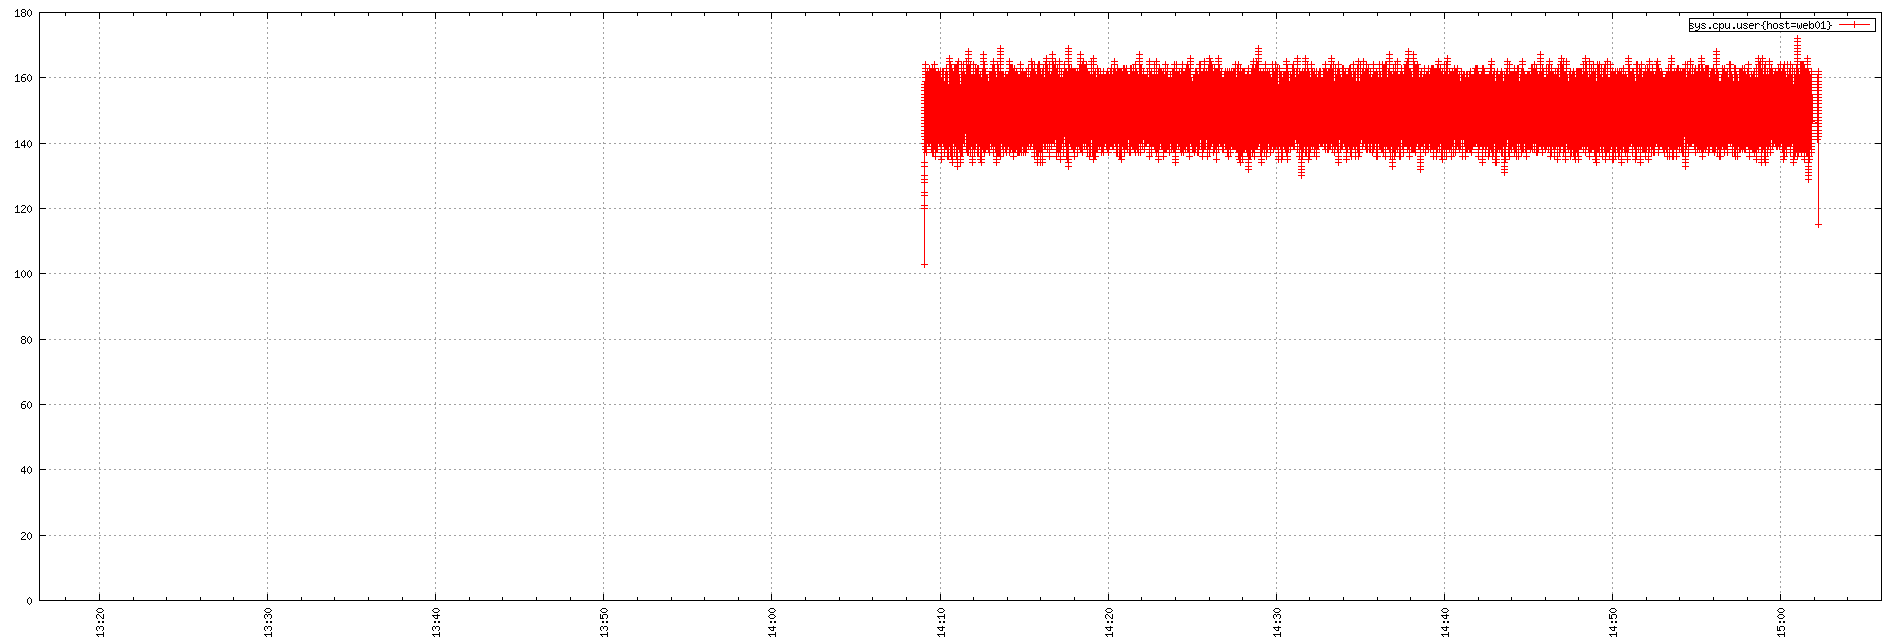

gnuplot code for this plot:
set term png small size 1900,644
set xdata time
set timefmt "%s"
if (GPVAL_VERSION < 4.6) set xtics rotate; else set xtics rotate right
set output "${TMPDIR-'tmp'}/tsd/31a6a742.png"
set xrange ["1673874986":"1673881560"]
set format x "%H:%M"
set grid
set style data linespoint
set key right box
set yrange [0:]
plot  "${TMPDIR-'tmp'}/tsd/31a6a742_0.dat" using 1:2 title "sys.cpu.user{host=web01}"
